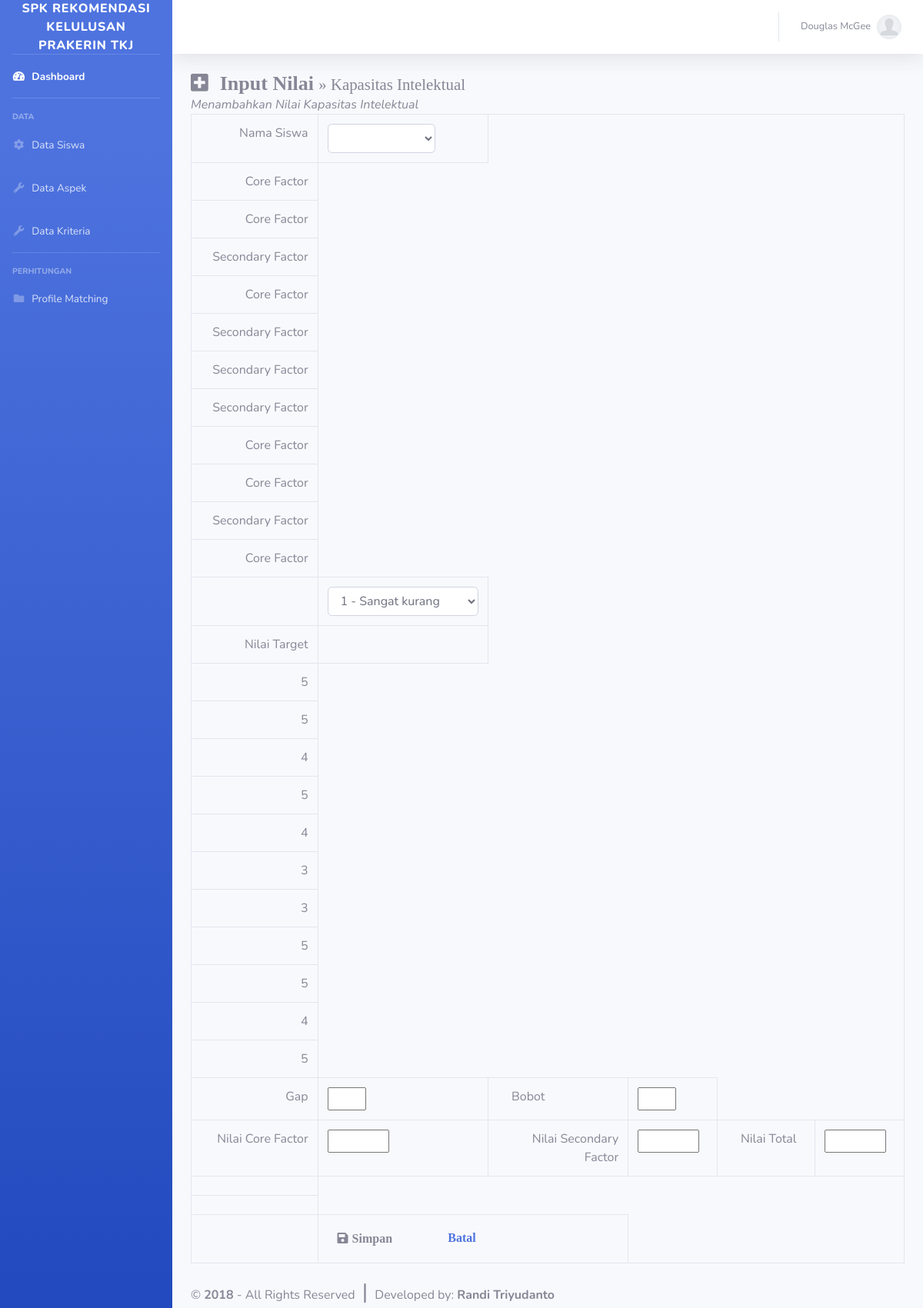
The app's page /inputnilai_sikap.php (signed in) with its own data.
### tables this page shows
CREATE TABLE `kriteria` (
  `id_kriteria` int(11) NOT NULL,
  `id_aspek` int(11) NOT NULL,
  `kode_kriteria` varchar(6) NOT NULL,
  `deskripsi` varchar(128) NOT NULL,
  `jenis` varchar(50) NOT NULL,
  `nilai` int(5) NOT NULL
);

### koneksi.php (called while the page is built, shortened)
<?php
$con = mysqli_connect('localhost', 'root', '', 'db_skripsi_pm');
function query($query)
{
    global $con;
    $result = mysqli_query($con, $query);
    $rows = [];
    while ($row = mysqli_fetch_assoc($result)) {
        $rows[] = $row;
    }
    return $rows;
}

### inputnilai_sikap.php (the view, shortened to what this page needs)
<?php
include 'koneksi.php';
include 'header.php';
include 'sidebar.php';
include 'topbar.php';
$kriteria = query("SELECT * FROM kriteria");
?>
<div class="container-fluid">
    <i class="fa fa-plus-square" style="font-size: 26px;"><span style="padding-left: 15px">Input Nilai <small>&raquo; Kapasitas Intelektual</small></i>
    <div id="container">
        <div id="box">
            <div class="box-top"><i>Menambahkan Nilai Kapasitas Intelektual</i></div>
            <div class="box-panel">
                <form method="POST" action="prosesnilai_ki.php">
                    <table class="table table-bordered table-hover ">
                        <tr>
                            <td style="text-align: right">Nama Siswa</td>
                            <td>
                                <select class="form-control" style="width: 140px" name="NIS" required>
                                    <option value=""></option>
                                    <?php
                                    $sql = "SELECT * FROM siswa order by id_siswa asc";
                                    $query = mysqli_query($con, $sql) or die(mysqli_error($con));
                                    while ($fetch = mysqli_fetch_object($query)) {
                                        echo "<option value='" . $fetch->id_siswa . "'>" . $fetch->NIS . " - " . $fetch->Nama . "</option>";
                                    }
                                    ?>
                                </select>
                            </td>
                        </tr>
                        <tr>
                            <?php foreach ($kriteria as $row) :  ?>
                        <tr>
                            <td style="text-align: right"><?= $row['deskripsi']; ?></td>
                        <?php endforeach; ?>
                        </tr>
                        </tr>
                        <tr>
                            <td style="text-align: right"></td>
                            <td>
                                <?php $nilai = [
                                    1 => "1 -  Sangat kurang",
                                    2 => "2 - kurang",
                                    3 => "3 - cukup",
                                    4 => "4 - Baik",
                                    5 => "5 - Sangat Baik"
                                ]; ?>
                                <select class="form-control" name="nilai_vi" id="nilai_vi" required>
                                    <?php foreach ($nilai as $key) :  ?>
                                        <option value="$key"><?= $key; ?></option>
                                    <?php endforeach; ?>
                                </select>
                            </td>
                        </tr>
                        <td style="text-align: right">Nilai Target</td>
                        <td>
                            <tr>
                                <?php foreach ($kriteria as $row) :  ?>
                            <tr>
                                <td style="text-align: right" name="target_vi" style="width: 50px" oninput="setGapVi()" id="target_vi" required><?= $row['nilai']; ?></td>
                            <?php endforeach; ?>
                            </tr>
                        <td style="text-align: right">Gap</td>
                        <td>
                            <input type="text" style="width: 50px" name="selisih_vi" id="selisih_vi" readonly>
                        </td>
                        <td style="padding-left: 30px">Bobot</td>
                        <td>
                            <input type="text" style="width: 50px" name="nilai_bobot_vi" id="nilai_bobot_vi" readonly>
                        </td>
                        </tr>
                        <tr>
                            <td style="text-align: right">Nilai Core Factor</td>
                            <td>
                                <input type="text" style="width: 80px" name="nilai_cf_A1" id="nilai_cf_A1" readonly>
                            </td>
                            <td style="padding-left: 40px; text-align: right">Nilai Secondary <br>Factor</td>
                            <td>
                                <input type="text" style="width: 80px" name="nilai_sf_A1" id="nilai_sf_A1" readonly>
                            </td>
                            <td style="padding-left: 30px">Nilai Total</td>
                            <td>
                                <input type="text" style="width: 80px" name="nilai_tot_A1" id="nilai_tot_A1">
                            </td>
                        </tr>
                        <tr>
                            <td></td>
                        </tr>
                        <tr>
                            <td></td>
                        </tr>
                        <tr>
                            <td></td>
                            <td colspan="2"><button type="submit" class="btn" name="simpan">
                                    <i class="fa fa-save" style="font-size:16px"><span style="padding-left: 5px">Simpan</i></button>
                                <span style="padding-left: 50px"><a href="inputnilai_ki.php" class="btn-default">
                                        <i class="fa fa-close" style="font-size:16px">
                                            <span style="padding-left: 5px">Batal</i></a>
                            </td>
                        </tr>
                    </table>
                </form>
            </div>
            <div class="box-bottom">&copy; <strong>2018</strong> - All Rights Reserved
                <span style="font-size: 28px; padding-left: 5px; padding-right: 5px">|</span>
                Developed by: <strong>Randi Triyudanto</strong>
            </div>
        </div>
    </div>
</div>

### header.php (shortened to what this page needs)
<!DOCTYPE html>
<html lang="en">
<head>
    <link href=" assets/vendor/fontawesome-free/css/all.min.css" rel="stylesheet" type="text/css">
    <link href="assets/css/sb-admin-2.min.css" rel="stylesheet">
</head>

### sidebar.php
<body id="page-top">
    <div id="wrapper">
        <ul class="navbar-nav bg-gradient-primary sidebar sidebar-dark accordion" id="accordionSidebar">
            <a class="sidebar-brand d-flex align-items-center justify-content-center" href="index.php">
                <div class="sidebar-brand-text mx-1">SPK REKOMENDASI KELULUSAN PRAKERIN TKJ </div>
            </a>
            <hr class="sidebar-divider my-0">
            <li class="nav-item active">
                <a class="nav-link" href="index.php">
                    <i class="fas fa-fw fa-tachometer-alt"></i>
                    <span>Dashboard</span></a>
            </li>
            <hr class="sidebar-divider">
            <div class="sidebar-heading">
                DATA
            </div>
            <li class="nav-item">
                <a class="nav-link collapsed" href="siswa.php">
                    <i class="fas fa-fw fa-cog"></i>
                    <span>Data Siswa</span>
                </a>
            </li>
            <li class="nav-item">
                <a class="nav-link collapsed" href="aspek.php">
                    <i class="fas fa-fw fa-wrench"></i>
                    <span>Data Aspek</span>
                </a>
            </li>
            <li class="nav-item">
                <a class="nav-link collapsed" href="kriteria.php">
                    <i class="fas fa-fw fa-wrench"></i>
                    <span>Data Kriteria</span>
                </a>
            </li>
            <hr class="sidebar-divider">
            <div class="sidebar-heading">
                PERHITUNGAN
            </div>
            <li class="nav-item">
                <a class="nav-link collapsed" href="inputnilai.php">
                    <i class="fas fa-fw fa-folder"></i>
                    <span>Profile Matching</span>
                </a>
        </ul>

### topbar.php (shortened to what this page needs)
<div id="content-wrapper" class="d-flex flex-column">
    <div id="content">
        <nav class="navbar navbar-expand navbar-light bg-white topbar mb-4 static-top shadow">
            <ul class="navbar-nav ml-auto">
                <li class="nav-item dropdown no-arrow">
                    <a class="nav-link dropdown-toggle" id="userDropdown" role="button" data-toggle="dropdown" aria-haspopup="true" aria-expanded="false">
                        <span class="mr-2 d-none d-lg-inline text-gray-600 small">Douglas McGee</span>
                        <img class="img-profile rounded-circle" src="assets/img/default.jpg">
                    </a>
                </li>
            </ul>
        </nav>

### records on screen
kriteria: deskripsi "Core Factor", nilai "5"
kriteria: deskripsi "Core Factor", nilai "5"
kriteria: deskripsi "Secondary Factor", nilai "4"
kriteria: deskripsi "Core Factor", nilai "5"
kriteria: deskripsi "Secondary Factor", nilai "4"
kriteria: deskripsi "Secondary Factor", nilai "3"
kriteria: deskripsi "Secondary Factor", nilai "3"
kriteria: deskripsi "Core Factor", nilai "5"
kriteria: deskripsi "Core Factor", nilai "5"
kriteria: deskripsi "Secondary Factor", nilai "4"
kriteria: deskripsi "Core Factor", nilai "5"

### other values on screen
form field nilai_vi "1 - Sangat kurang"
